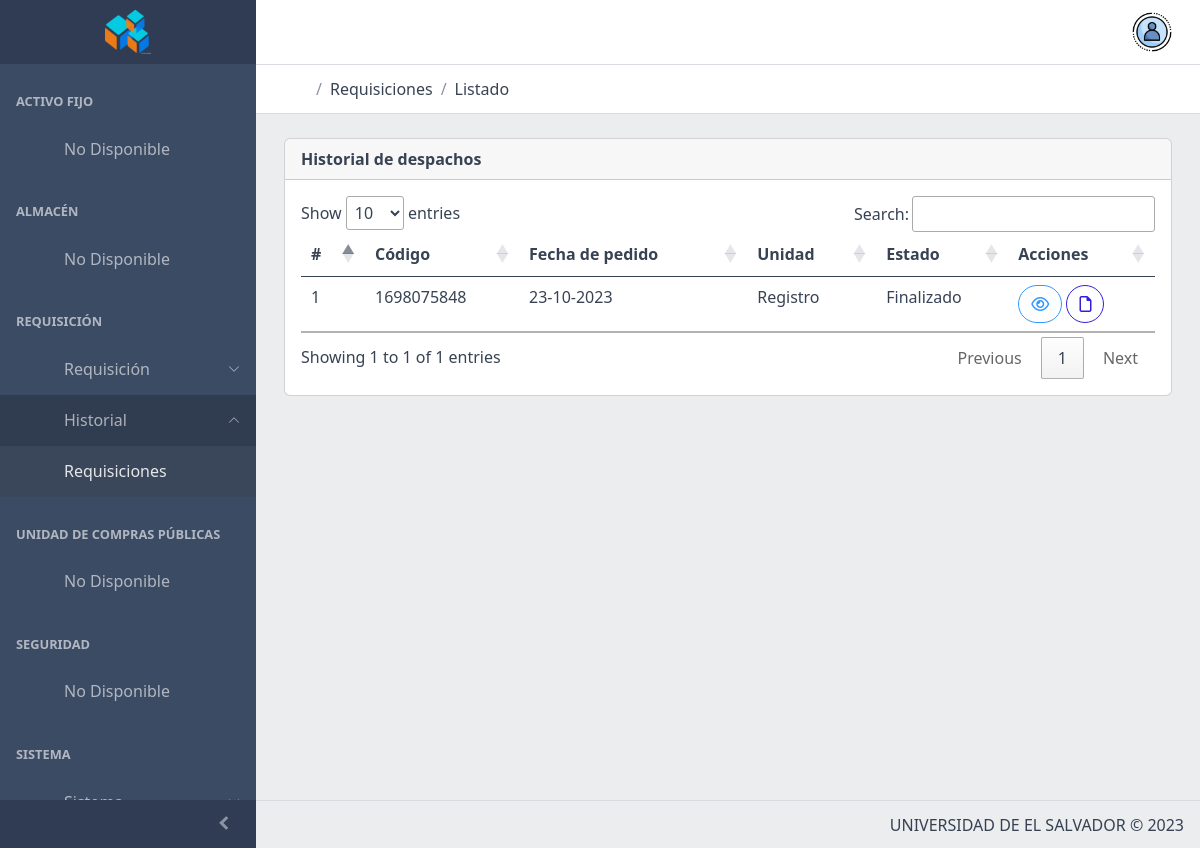
Page /dist/HistorialDespacho.php (signed in) on the committed database.
### tables this page shows
CREATE TABLE `requisicion_suministro` (
  `id` int(11) NOT NULL,
  `unidad_id` bigint(20) NOT NULL,
  `fecha_requisicion` datetime NOT NULL,
  `fecha_creacion` datetime NOT NULL DEFAULT current_timestamp(),
  `creado_por` int(11) NOT NULL,
  `estado_id` int(11) NOT NULL,
  PRIMARY KEY (`id`),
  UNIQUE KEY `requisicion_suministro_id_uindex` (`id`),
  KEY `requisicion_suministro_estado_requisicion_id_fk` (`estado_id`),
  KEY `requisicion_suministro_unidades_id_fk` (`unidad_id`),
  CONSTRAINT `requisicion_suministro_estado_requisicion_id_fk` FOREIGN KEY (`estado_id`) REFERENCES `estado_requisicion` (`id`),
  CONSTRAINT `requisicion_suministro_unidades_id_fk` FOREIGN KEY (`unidad_id`) REFERENCES `unidades` (`id`)
);

CREATE TABLE `unidades` (
  `id` bigint(20) NOT NULL AUTO_INCREMENT,
  `nombre_unidad` varchar(225) NOT NULL,
  `fecha_creacion` timestamp NOT NULL DEFAULT current_timestamp(),
  PRIMARY KEY (`id`),
  UNIQUE KEY `unidades_pk2` (`nombre_unidad`)
);

CREATE TABLE `estado_requisicion` (
  `id` int(11) NOT NULL,
  `nombre_estado` varchar(100) NOT NULL,
  `codigo` varchar(80) DEFAULT NULL,
  PRIMARY KEY (`id`),
  UNIQUE KEY `estado_requisicion_id_uindex` (`id`)
);

### dist/HistorialDespacho.php (the view, shortened to what this page needs)
<?php
if (isset($_SESSION['usuarioActivo'])) {
  ?>
  <!DOCTYPE html>
  <html lang="en">
  <?php include("head/head.php"); ?>
  <link href="https://cdn.jsdelivr.net/npm/select2@4.1.0-rc.0/dist/css/select2.min.css" rel="stylesheet" />
  <body>
  <?php include("menu/verti.php"); ?>
  <div class="wrapper d-flex flex-column min-vh-100 bg-light">
    <header class="header header-sticky mb-4">
      <?php include("menu/hori.php"); ?>
      <div class="header-divider"></div>
      <div class="container-fluid">
        <nav aria-label="breadcrumb">
          <ol class="breadcrumb my-0 ms-2">
            <li class="breadcrumb-item">
              <a href="index.php">
                <svg class="icon me-2">
                  <use xlink:href="vendors/@coreui/icons/svg/free.svg#cil-home">
                  </use>
                </svg>
              </a>
            </li>
            <li class="breadcrumb-item">
              <span>Requisiciones</span>
            </li>
            <li class="breadcrumb-item">
              <span>Listado</span>
            </li>
          </ol>
        </nav>
      </div>
    </header>
    <div class="body flex-grow-1 px-3">
      <?php
      $usuario = $_SESSION['usuarioActivo'];
      $conexion = mysqli_connect('localhost', 'root', '', 'sicafi');
      if ($usuario['rol'] == 'UACI') {
        $sql_requision = "select r.*, e.nombre_estado, e.codigo as codigo_estado, u.nombre_unidad from requisicion_suministro as r inner join unidades as u on u.id = r.unidad_id inner join estado_requisicion as e on e.id = r.estado_id where e.codigo != 'pendiente.aprobacion'";
      } else if ($usuario['rol'] == 'Almacen') {
        $sql_requision = "select r.*, e.nombre_estado, e.codigo as codigo_estado, u.nombre_unidad from requisicion_suministro as r inner join unidades as u on u.id = r.unidad_id inner join estado_requisicion as e on e.id = r.estado_id where e.codigo = 'finalizado'";
      } else if ($usuario['rol'] == 'Unidad'){
        $sql_requision = "select r.*, e.nombre_estado, e.codigo as codigo_estado, u.nombre_unidad from requisicion_suministro as r inner join unidades as u on u.id = r.unidad_id inner join estado_requisicion as e on e.id = r.estado_id where r.unidad_id =".$usuario['fk_unidades'];
      } else {
        die("No posee permisos para esta pantalla");
      }
      $requisiciones = mysqli_query($conexion, $sql_requision) or die("No se puede ejecutar la consulta");
      ?>
      <div class="container-lg">
        <div class="row">
          <div class="col">
            <div class="card">
              <div class="card-header">
                <div class="d-flex justify-content-between">
                  <div class="my-auto">
                    <strong>Historial de despachos</strong>
                  </div>
                </div>
              </div>
              <div class="card-body">
                <table id="miTabla" class="table table-sm">
                  <thead>
                  <tr>
                    <th>#</th>
                    <th>Código</th>
                    <th>Fecha de pedido</th>
                    <th>Unidad</th>
                    <th>Estado</th>
                    <th>Acciones</th>
                  </tr>
                  </thead>
                  <tbody>
                  <?php $correlativo = 1;?>
                  <?php while ($requisicion = mysqli_fetch_array($requisiciones)):
                        $fechaMySQL = $requisicion['fecha_requisicion'];
                        $timestamp = strtotime($fechaMySQL);
                        $fechaFormateada = date("d-m-Y", $timestamp);
                    ?>
                    <tr>
                      <td><?php echo $correlativo?></td>
                      <td><?php echo $requisicion["id"]?></td>
                      <td><?php echo $fechaFormateada ?></td>
                      <td><?php echo $requisicion["nombre_unidad"]?></td>
                      <td><?php echo $requisicion["nombre_estado"]?></td>
                      <td>
                        <button class=" btn btn-outline-info rounded-pill" type="button" data-coreui-toggle="modal"
                                data-coreui-target="#modalAgg" onclick="show_n(<?php echo $requisicion['id']?>, '<?php echo $requisicion['codigo_estado']?>')">
                          <i class="far fa-eye"></i>
                        </button>
                        <a class=" btn btn-outline-primary rounded-pill " href="Reportes/reporte3.php?id=<?php echo $requisicion['id']?>" target="_blank"><i class='far fa-file'></i></a>
                      </td>
                    </tr>
                    <?php $correlativo++;?>
                  <?php endwhile;?>
                  </tbody>
                </table>
              </div>
            </div>
          </div>
        </div>
      </div>
    </div>
    <div class="toast-container position-fixed end-0 p-3">
    </div>
  </div>
  <?php include("foot/foot.php"); ?>
  </body>
  </html>
  <?php
}
?>

### rows in the picture
requisicion_suministro: id "1698075848", fecha_requisicion "23-10-2023", unidad.nombre_unidad "Registro", estado.nombre_estado "Finalizado"
